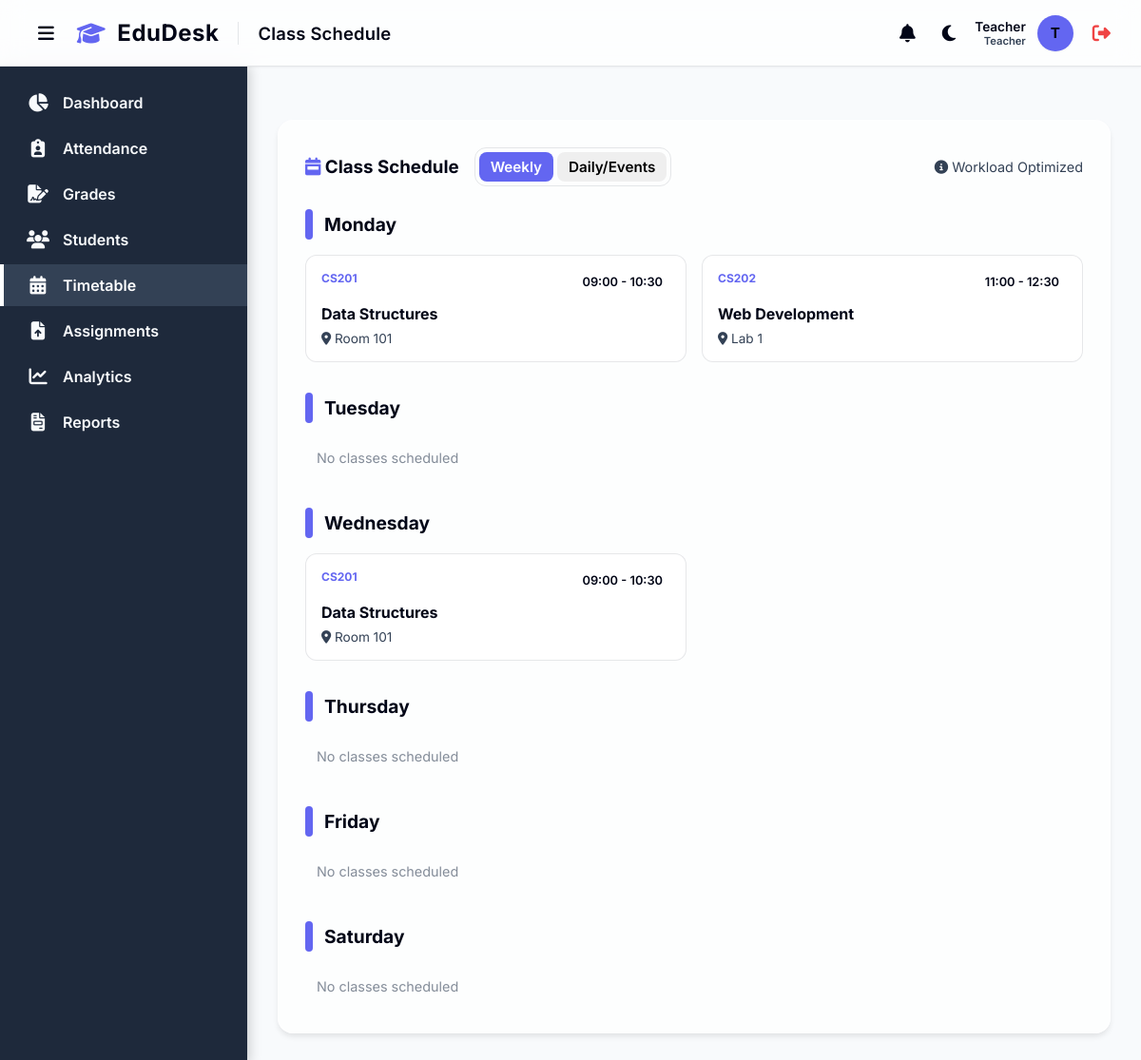
The app's page /timetable (signed in) with its own data.
### models.py (models this page shows)
class User(UserMixin, db.Model):
    id = db.Column(db.Integer, primary_key=True)
    name = db.Column(db.String(100), nullable=False)
    email = db.Column(db.String(120), unique=True, nullable=False)
    password_hash = db.Column(db.String(256), nullable=False)
    role = db.Column(db.String(20), nullable=False, default='Teacher') # 'Admin', 'Teacher', 'Student', 'Parent'
    subject_id = db.Column(db.Integer, db.ForeignKey('subject.id'), nullable=True)
    subject = db.relationship('Subject', foreign_keys=[subject_id], backref='users_as_teachers')
    notifications = db.relationship('Notification', backref='user', lazy=True)

class Timetable(db.Model):
    id = db.Column(db.Integer, primary_key=True)
    subject_id = db.Column(db.Integer, db.ForeignKey('subject.id'), nullable=False)
    day = db.Column(db.String(20), nullable=True) # e.g., 'Monday' (nullable for one-off)
    date = db.Column(db.Date, nullable=True) # For specific date events (one-off)
    start_time = db.Column(db.String(5), nullable=False) # e.g., '09:00'
    end_time = db.Column(db.String(5), nullable=False)   # e.g., '10:30'
    room = db.Column(db.String(50), nullable=False)

class Subject(db.Model):
    id = db.Column(db.Integer, primary_key=True)
    code = db.Column(db.String(20), unique=True, nullable=False)
    name = db.Column(db.String(100), nullable=False)
    credits = db.Column(db.Integer, nullable=False, default=3)
    teacher_id = db.Column(db.Integer, db.ForeignKey('user.id'), nullable=True) # Reference to User (Teacher)
    teacher = db.relationship('User', foreign_keys=[teacher_id], backref='subjects')
    attendances = db.relationship('Attendance', backref='subject', lazy=True)
    grades = db.relationship('Grade', backref='subject', lazy=True)
    timetables = db.relationship('Timetable', backref='subject', lazy=True)
    assignments = db.relationship('Assignment', backref='subject', lazy=True)

### app.py (the view)
@app.route('/timetable')
@login_required
def timetable():
    schedule = Timetable.query.join(Subject).order_by(Timetable.date, Timetable.day, Timetable.start_time).all()
    subjects = Subject.query.all()
    return render_template('timetable.html', schedule=schedule, subjects=subjects)

### app.py (called while the page is built)
@login_manager.user_loader
def load_user(user_id):
    return User.query.get(int(user_id))

### templates/timetable.html (shortened to what this page needs)
{% extends 'base.html' %}
{% block page_title %}Class Schedule{% endblock %}
{% block content %}
<div class="card">
    <div style="display: flex; justify-content: space-between; align-items: center; margin-bottom: 24px; flex-wrap: wrap; gap: 16px;">
        <div style="display: flex; align-items: center; gap: 16px;">
            <h3 style="margin: 0;"><i class="fa-solid fa-calendar-week" style="color: var(--primary-color);"></i> Class Schedule</h3>
            <div class="glass-card" style="padding: 4px; display: flex; gap: 4px; border-radius: 12px; background: rgba(var(--primary-rgb), 0.05); border: 1px solid var(--border-color);">
                <button id="viewWeekly" class="btn btn-small active" style="padding: 6px 12px; border-radius: 8px;">Weekly</button>
                <button id="viewDaily" class="btn btn-small" style="padding: 6px 12px; border-radius: 8px;">Daily/Events</button>
            </div>
        </div>
        <div style="display: flex; gap: 12px; align-items: center;">
            <span style="font-size: 0.9rem; color: var(--text-muted);"><i class="fa-solid fa-circle-info"></i> Workload Optimized</span>
        </div>
    </div>
    <div id="weeklyGrid" style="display: grid; gap: 32px;">
        {% set days = ['Monday', 'Tuesday', 'Wednesday', 'Thursday', 'Friday', 'Saturday'] %}
        {% for day in days %}
        <div class="timetable-day-section">
            <div style="display: flex; align-items: center; gap: 12px; margin-bottom: 16px;">
                <div style="width: 8px; height: 32px; background: var(--primary-color); border-radius: 4px;"></div>
                <h4 style="margin: 0; font-size: 1.2rem; font-weight: 700;">{{ day }}</h4>
            </div>
            <div style="display: grid; grid-template-columns: repeat(auto-fill, minmax(280px, 1fr)); gap: 16px;">
                {% set day_classes = schedule|selectattr("day", "equalto", day)|list %}
                {% if day_classes %}
                    {% for item in day_classes %}
                    <div class="glass-card timetable-item-card">
                        <div style="display: flex; justify-content: space-between; align-items: start; margin-bottom: 12px;">
                            <div style="font-size: 0.75rem; font-weight: 700; color: var(--primary-color); text-transform: uppercase;">{{ item.subject.code }}</div>
                            <div style="font-size: 0.8rem; font-weight: 600; color: var(--text-main); background: rgba(var(--primary-rgb), 0.08); padding: 4px 8px; border-radius: 6px;">
                                {{ item.start_time }} - {{ item.end_time }}
                            </div>
                        </div>
                        <h5 style="margin: 0 0 8px 0; font-size: 1rem;">{{ item.subject.name }}</h5>
                        <div style="display: flex; justify-content: space-between; align-items: center; font-size: 0.85rem; color: var(--text-muted);">
                            <span><i class="fa-solid fa-location-dot"></i> {{ item.room }}</span>
                        </div>
                    </div>
                    {% endfor %}
                {% else %}
                    <div style="font-size: 0.9rem; color: var(--text-muted); opacity: 0.6; padding: 12px;">No classes scheduled</div>
                {% endif %}
            </div>
        </div>
        {% endfor %}
    </div>
            {% set one_off = schedule|selectattr("date")|list %}
</div>
{% endblock %}

### templates/base.html (shortened to what this page needs)
<!DOCTYPE html>
<html lang="en">
<head>
    <link rel="stylesheet" href="https://cdnjs.cloudflare.com/ajax/libs/font-awesome/6.4.0/css/all.min.css">
    <link rel="stylesheet" href="{{ url_for('static', filename='css/style.css') }}">
</head>
<body>
    <header class="topbar">
        <div style="display: flex; align-items: center; gap: 16px;">
            <button id="sidebarToggle" class="btn btn-theme-toggle" aria-label="Toggle Sidebar"
                style="background: transparent; border: none; color: var(--text-main); font-size: 1.2rem; cursor: pointer; display: flex; align-items: center; padding: 4px 8px;">
                <i class="fa-solid fa-bars"></i>
            </button>
            <div class="brand-header"
                style="display: flex; align-items: center; gap: 12px; font-size: 1.5rem; font-weight: 700; color: var(--text-main); letter-spacing: 0.5px;">
                <i class="fa-solid fa-graduation-cap" style="color: var(--primary-color);"></i>
                <span>EduDesk</span>
            </div>
            <h1 class="page-title" style="margin: 0;">{% block page_title %}Dashboard{% endblock %}</h1>
        </div>
        <div class="user-profile" style="display: flex; align-items: center; gap: 12px;">
            <div class="notification-wrapper" style="position: relative;">
                <button id="notifBell" class="btn btn-theme-toggle" aria-label="Notifications"
                    style="background: transparent; border: none; color: var(--text-main); font-size: 1.2rem; cursor: pointer; display: flex; align-items: center; padding: 4px 8px;">
                    <i class="fa-solid fa-bell"></i>
                </button>
            </div>
            <button id="themeToggle" class="btn btn-theme-toggle" aria-label="Toggle Theme"
                style="background: transparent; border: none; color: var(--text-main); font-size: 1.2rem; cursor: pointer; display: flex; align-items: center; padding: 4px 8px;">
                <i class="fa-solid fa-moon"></i>
            </button>
            <div style="text-align: right;">
                <div style="font-size: 0.85rem; font-weight: 600;">{{ current_user.name }}</div>
                <div style="font-size: 0.7rem; color: var(--text-muted);">{{ current_user.role }}</div>
            </div>
            <div class="avatar">{{ current_user.name[0] | upper if current_user.name else 'U' }}</div>
            <a href="{{ url_for('logout') }}" title="Logout"
                style="color: #ef4444; font-size: 1.2rem; margin-left: 8px;"><i
                    class="fa-solid fa-right-from-bracket"></i></a>
        </div>
    </header>
    <div class="layout-wrapper" style="display: flex; flex: 1;">
        <aside class="sidebar">
            <ul class="nav-links" style="padding-top: 16px;">
                <li class="nav-item">
                    <a href="{{ url_for('dashboard') }}"
                        class="nav-link {% if request.endpoint == 'dashboard' or request.endpoint == 'student_dashboard' or request.endpoint == 'parent_dashboard' %}active{% endif %}">
                        <i class="fa-solid fa-chart-pie"></i>
                        <span>Dashboard</span>
                    </a>
                </li>
                {% if current_user.role in ['Admin', 'Teacher'] %}
                <li class="nav-item">
                    <a href="{{ url_for('attendance') }}"
                        class="nav-link {% if request.endpoint == 'attendance' %}active{% endif %}">
                        <i class="fa-solid fa-clipboard-user"></i>
                        <span>Attendance</span>
                    </a>
                </li>
                <li class="nav-item">
                    <a href="{{ url_for('grades') }}"
                        class="nav-link {% if request.endpoint == 'grades' %}active{% endif %}">
                        <i class="fa-solid fa-file-signature"></i>
                        <span>Grades</span>
                    </a>
                </li>
                <li class="nav-item">
                    <a href="{{ url_for('students') }}"
                        class="nav-link {% if request.endpoint == 'students' %}active{% endif %}">
                        <i class="fa-solid fa-users"></i>
                        <span>Students</span>
                    </a>
                </li>
                {% endif %}
                <li class="nav-item">
                    <a href="{{ url_for('timetable') }}"
                        class="nav-link {% if request.endpoint == 'timetable' %}active{% endif %}">
                        <i class="fa-solid fa-calendar-days"></i>
                        <span>Timetable</span>
                    </a>
                </li>
                <li class="nav-item">
                    <a href="{{ url_for('assignments') }}"
                        class="nav-link {% if request.endpoint == 'assignments' %}active{% endif %}">
                        <i class="fa-solid fa-file-arrow-up"></i>
                        <span>Assignments</span>
                    </a>
                </li>
                {% if current_user.role in ['Admin', 'Teacher'] %}
                <li class="nav-item">
                    <a href="{{ url_for('analytics') }}"
                        class="nav-link {% if request.endpoint == 'analytics' %}active{% endif %}">
                        <i class="fa-solid fa-chart-line"></i>
                        <span>Analytics</span>
                    </a>
                </li>
                {% endif %}
                <li class="nav-item">
                    <a href="{{ url_for('reports') }}"
                        class="nav-link {% if request.endpoint == 'reports' %}active{% endif %}">
                        <i class="fa-solid fa-file-invoice"></i>
                        <span>Reports</span>
                    </a>
                </li>
            </ul>
        </aside>
        <main class="main-content">
            <div class="content-wrapper">
                {% block content %}
                {% endblock %}
            </div>
        </main>
    </div>
</body>
</html>

### static/css/style.css (style rules this page uses)
:root { --primary-color: #6366f1; --primary-hover: #4f46e5; --secondary-color: #64748b; --bg-color: #f8fafc; --sidebar-bg: #1e293b; --sidebar-text: #f8fafc; --sidebar-hover: #334155; --sidebar-active-text: #ffffff; --card-bg: rgba(255, 255, 255, 0.7); --card-border: rgba(255, 255, 255, 0.5); --text-main: #020617; --text-muted: #334155; --border-color: rgba(15, 23, 42, 0.1); --shadow-sm: 0 1px 2px rgba(0, 0, 0, 0.05); --shadow-md: 0 4px 6px -1px rgba(0, 0, 0, 0.1); --shadow-lg: 0 10px 15px -3px rgba(0, 0, 0, 0.1); --shadow-float: 0 20px 25px -5px rgba(0, 0, 0, 0.15); --transition: all 0.3s cubic-bezier(0.25, 0.8, 0.25, 1); }
.content-wrapper { animation: pageFadeIn 0.5s ease-out forwards; }
* { margin: 0; padding: 0; box-sizing: border-box; font-family: 'Inter', 'Segoe UI', system-ui, -apple-system, sans-serif; -webkit-font-smoothing: antialiased; -moz-osx-font-smoothing: grayscale; }
body { background-color: var(--bg-color); color: var(--text-main); display: flex; flex-direction: column; min-height: 100vh; }
.sidebar { width: 260px; background-color: var(--sidebar-bg); color: var(--sidebar-text); display: flex; flex-direction: column; box-shadow: 2px 0 12px rgba(0, 0, 0, 0.2); z-index: 10; }
.nav-links { list-style: none; padding: 24px 0; flex: 1; }
.nav-item { margin-bottom: 4px; }
.nav-link { display: flex; align-items: center; padding: 12px 24px; color: var(--sidebar-text); text-decoration: none; font-weight: 600; transition: var(--transition); gap: 14px; border-left: 4px solid transparent; }
.nav-link.active { background-color: var(--sidebar-hover); border-left-color: var(--sidebar-active-text); color: var(--sidebar-active-text); }
.nav-link i { font-size: 1.2rem; width: 24px; text-align: center; }
.main-content { flex: 1; display: flex; flex-direction: column; overflow-y: auto; }
.topbar { height: 70px; background-color: var(--card-bg); backdrop-filter: blur(12px); -webkit-backdrop-filter: blur(12px); display: flex; align-items: center; justify-content: space-between; padding: 0 32px; box-shadow: var(--shadow-sm); border-bottom: 1px solid var(--border-color); z-index: 50; position: sticky; top: 0; }
.page-title { font-size: 1.15rem; font-weight: 600; color: var(--text-main); letter-spacing: 0.2px; }
.user-profile { display: flex; align-items: center; gap: 12px; font-size: 0.95rem; font-weight: 600; color: var(--text-main); }
.avatar { width: 38px; height: 38px; border-radius: 50%; background-color: var(--primary-color); color: dark; display: flex; align-items: center; justify-content: center; font-weight: bold; box-shadow: var(--shadow-sm); }
.content-wrapper { padding: 32px; }
.card { background-color: var(--card-bg); backdrop-filter: blur(12px); -webkit-backdrop-filter: blur(12px); border-radius: 16px; padding: 28px; box-shadow: var(--shadow-md); border: 1px solid var(--card-border); transition: var(--transition); color: var(--text-main); }
.btn { display: inline-flex; align-items: center; justify-content: center; padding: 10px 22px; border-radius: 8px; font-weight: 600; cursor: pointer; border: none; transition: var(--transition); text-decoration: none; font-size: 0.95rem; gap: 8px; }

### templates/timetable.html (style rules this page uses)
.timetable-item-card { padding: 16px; border: 1px solid var(--border-color); transition: all 0.3s ease; cursor: default; background: var(--card-bg); border-radius: 12px; }
.active-view { background: var(--primary-color) !important; color: white !important; }

### records on screen
User: name "Teacher", role "Teacher", name "T"
Timetable: day "Monday" (drawn), subject.code "CS201", start_time "09:00", end_time "10:30", subject.name "Data Structures", room "Room 101"
Timetable: subject.code "CS202", start_time "11:00", end_time "12:30", subject.name "Web Development", room "Lab 1"
Timetable: subject.code "CS201", start_time "09:00", end_time "10:30", subject.name "Data Structures", room "Room 101"

### other values on screen
{{ day }} "Monday" "Tuesday" "Wednesday" "Thursday" "Friday" "Saturday"
